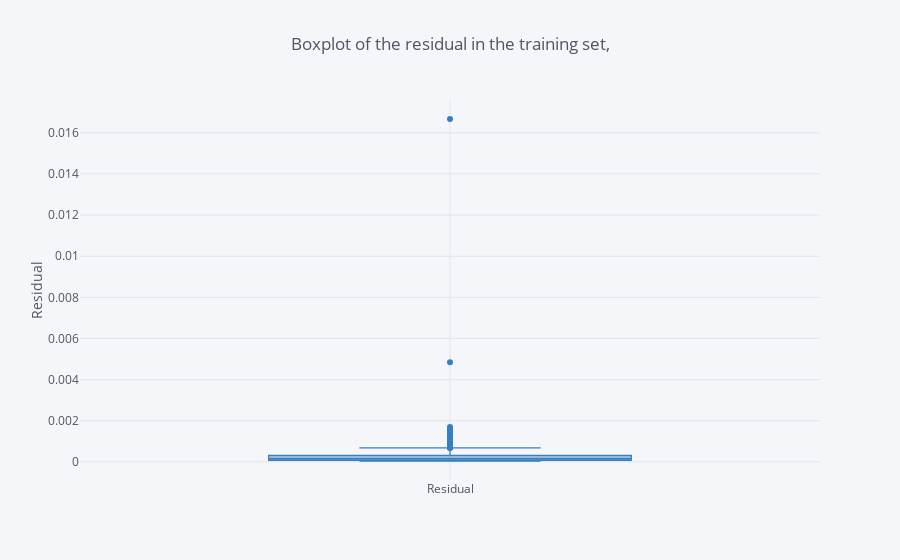

Write notebook code for a chart like this one.
### Code cell
scored['Residual'].iplot(kind='box',boxpoints='outliers', yTitle='Residual',title='Boxplot of the residual in the training set,',colors='blue')

### Figure 1 — Plotly figure (JSON) as saved in the notebook; plotly's stock layout.template omitted (floating-point values rounded to 4 significant figures; data arrays with more than 128 entries replaced by an {"elided": "..."} marker saying what was removed)
{"data": [{"boxpoints": "outliers", "line": {"width": 1.3}, "marker": {"color": "rgba(55, 128, 191, 1.0)"}, "name": "Residual", "orientation": "v", "type": "box", "uid": "3cba0fc6-4c0d-4d1a-a189-7f9159b48588", "y": {"elided": "1754 float values"}}], "layout": {"legend": {"bgcolor": "#F5F6F9", "font": {"color": "#4D5663"}}, "paper_bgcolor": "#F5F6F9", "plot_bgcolor": "#F5F6F9", "title": {"font": {"color": "#4D5663"}, "text": "Boxplot of the residual in the training set,"}, "xaxis": {"gridcolor": "#E1E5ED", "showgrid": true, "tickfont": {"color": "#4D5663"}, "title": {"font": {"color": "#4D5663"}, "text": ""}, "zerolinecolor": "#E1E5ED"}, "yaxis": {"gridcolor": "#E1E5ED", "showgrid": true, "tickfont": {"color": "#4D5663"}, "title": {"font": {"color": "#4D5663"}, "text": "Residual"}, "zerolinecolor": "#E1E5ED"}}}
